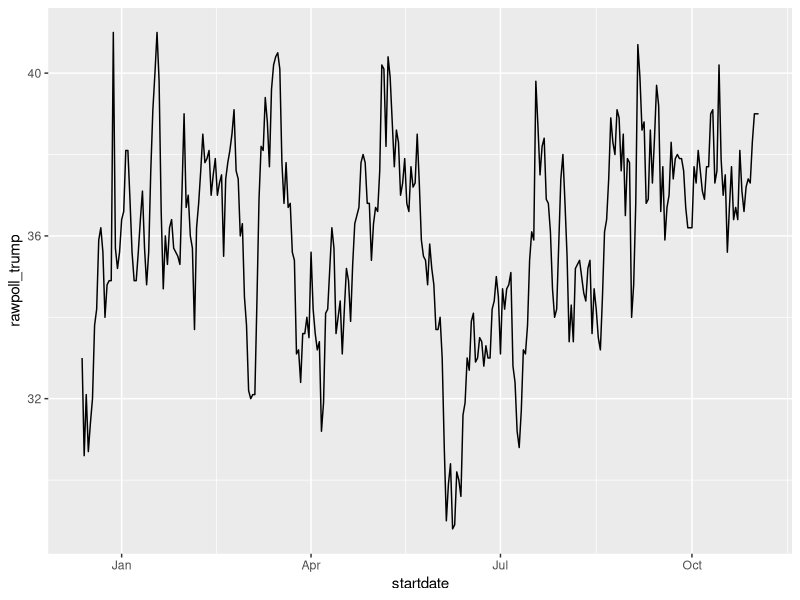
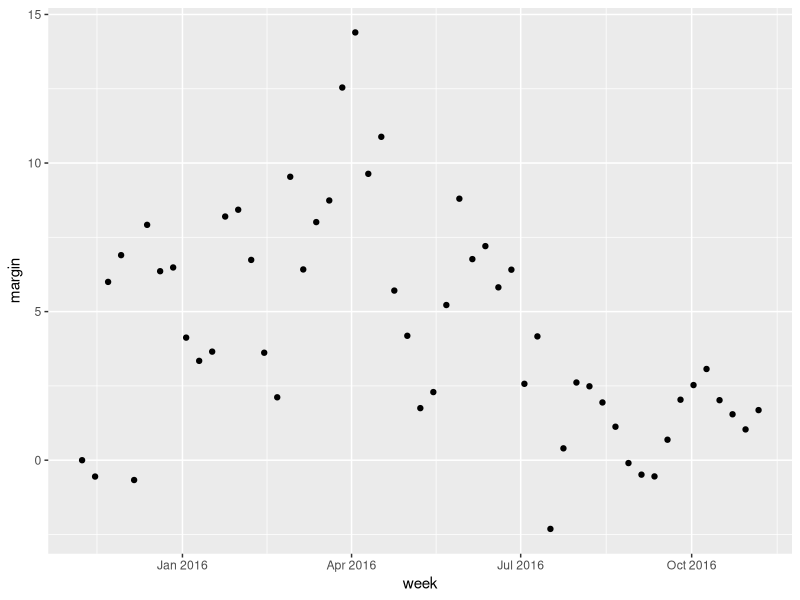

R code for these plots, in order:
library(tidyverse)
library(dslabs)
library(lubridate)

############## polls_us_election_2016: Clinton vs Trump

data("polls_us_election_2016")
polls_us_election_2016$startdate %>% head

class(polls_us_election_2016$startdate)

as.numeric(polls_us_election_2016$startdate) %>% head

as.Date("1970-01-01") %>% as.numeric

polls_us_election_2016 %>% filter(pollster == "Ipsos" & state =="U.S.") %>%
  ggplot(aes(startdate, rawpoll_trump)) +
  geom_line()

############## The lubridate package {#lubridate}

set.seed(2002)
dates <- sample(polls_us_election_2016$startdate, 10) %>% sort
dates

data_frame(date = dates, 
           month = month(dates),
           day = day(dates),
           year = year(dates))

month(dates, label = TRUE)

x <- c(20090101, "2009-01-02", "2009 01 03", "2009-1-4",
       "2009-1, 5", "Created on 2009 1 6", "200901 !!! 07")
ymd(x)

x <- "09/01/02"

ymd(x)

mdy(x)

ydm(x)
myd(x)
dmy(x)
dym(x)

make_date(2019, 8, 3)

make_date(1980:1989)

polls_us_election_2016 %>% 
  mutate(week = round_date(startdate, "week")) %>%
  group_by(week) %>%
  summarize(margin = mean(rawpoll_clinton - rawpoll_trump)) %>%
  qplot(week, margin, data = .)
